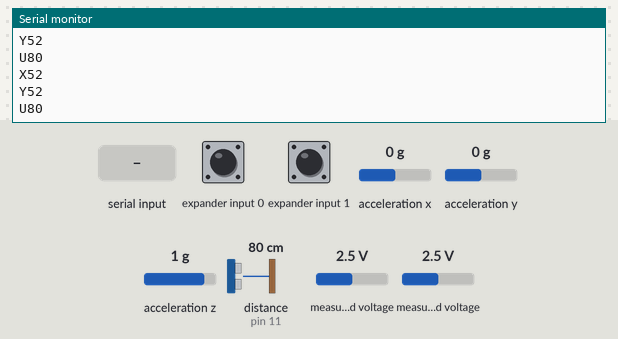
Recording of a sketch running on a simulated Arduino Uno, built with avr-gcc and run on an emulated ATmega328P. On the bench: the last lines printed to the serial monitor. Wiring (inferred from the names in the program): ultrasonic range finder: trigger pin 12; echo pin 11; Wii Nunchuk at I2C address 0x52. Inputs (shaded band) come from the test bench; at power-on: acceleration x 0 g, distance to the obstacle (sensor on pin 11) 80 cm, acceleration y 0 g, expander input 0 HIGH, expander input 1 HIGH, acceleration z 1 g, measured voltage 2.5 V. The echo pulse lasts 58.3 µs per cm.

Above: at 1.2 s.
1.3 s: acceleration x set to -1.4 g
At 1.32 s:
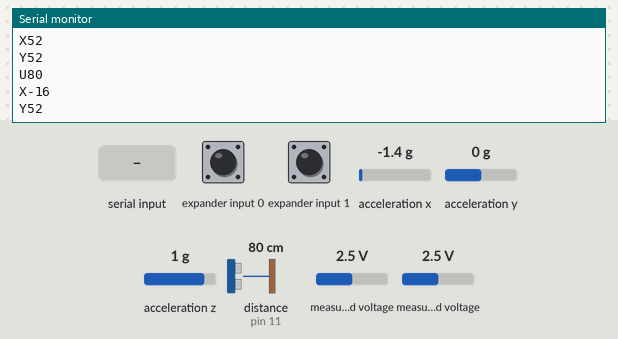
2.8 s: distance to the obstacle (sensor on pin 11) set to 2 cm
At 3.07 s:
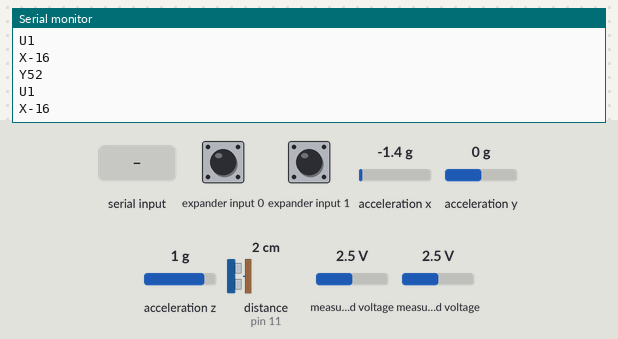
4.3 s: "30,150\n" received over Serial
5.8 s: acceleration y set to -1.4 g
At 5.82 s:
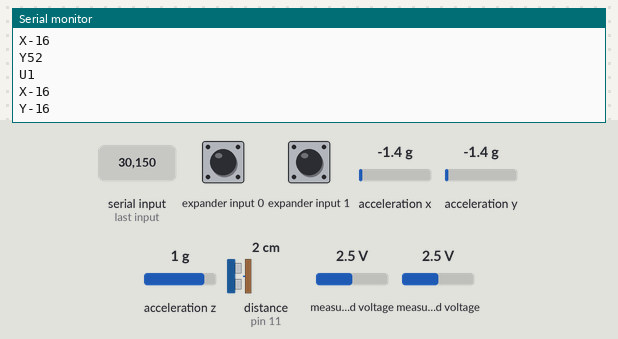
7.3 s: distance to the obstacle (sensor on pin 11) set to 4 cm
At 7.41 s:
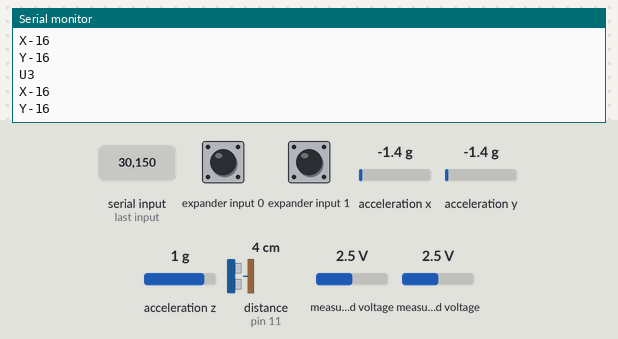
8.8 s: "d\n" received over Serial
Timing chart, 0 to 11.3 s (numbered marks = the images above; inputs shaded):
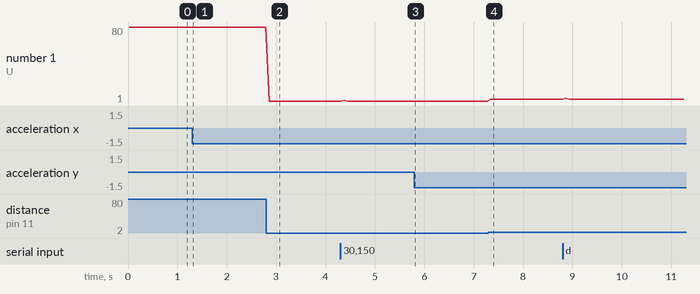

Measured:
- after the input at 1.3 s, the serial monitor: prints a new line at once (image 1)
- after the input at 2.8 s, the serial monitor: prints a new line after 0.07 s (image 2)
- after the input at 5.8 s, the serial monitor: prints a new line at once (image 3)
- after the input at 7.3 s, the serial monitor: prints a new line at once (image 4)
- plotted number 1: 80 → 1 after the input at 2.8 s, 1 → 3 after the input at 7.3 s

The sketch:

new_pro.ino
```cpp
#include <Wire.h>
#include <Servo.h>
#include <PID_v1.h>
#include "config.h"


int X,Y,Z;      // Sonsor value


void setup()
{
//    initESCs();
    init_communication();
    Wire.begin ();
    nunchuck_init ();
   SetupUltraSon();
//    init_PID();

}


void loop()
{
//   readStr();

updateSensorVal();
//updatePID();
//updateMotors();
delay (update_time);

}
```

Motors.ino
```cpp
float va, vb, vc, vd;                    //velocities
Servo a,b,c,d;

void updateMotors(){

  a.writeMicroseconds(va);
  c.writeMicroseconds(vc);
  b.writeMicroseconds(vb);
  d.writeMicroseconds(vd);

}

void Motor_test(){


  a.write(ESC_MIN);
  b.write(0);
  c.write(0);
  d.write(0);

  delay(ESC_test_DELAY);
  a.write(0);
  b.write(ESC_MIN);
  c.write(0);
  d.write(0);

  delay(ESC_test_DELAY);
  a.write(0);
  b.write(0);
  c.write(ESC_MIN);
  d.write(0);

  delay(ESC_test_DELAY);
  a.write(0);
  b.write(0);
  c.write(0);
  d.write(ESC_MIN);

  delay(ESC_test_DELAY);
  delay(ESC_test_DELAY);
  delay(ESC_test_DELAY);

}


void arm(){

  a.write(ESC_MIN);
  b.write(ESC_MIN);
  c.write(ESC_MIN);
  d.write(ESC_MIN);

  delay(ESC_ARM_DELAY);

}


void disarm(){

  a.write(0);
  b.write(0);
  c.write(0);
  d.write(0);

  delay(ESC_ARM_DELAY);

}

void initESCs(){

  a.attach(ESC_A);
  b.attach(ESC_B);
  c.attach(ESC_C);
  d.attach(ESC_D);

  delay(100);

 disarm();

}
```

PID.ino
```cpp
int Vitesse;    // global velocity


double XSetpoint,YSetpoint, XInput,YInput, XOutput,YOutput;


// correction selon axe X
PID XPID(&XInput, &XOutput, &XSetpoint,0.35,0.005,0.005, DIRECT);
// correction selon axe Y
PID YPID(&YInput, &YOutput, &YSetpoint,0.35,0.005,0.005, DIRECT);

void Yaw(int value){
   if((value>30)&&(value<60))
      XSetpoint=value;
   else if((value<-30)&&(value>-60))
      XSetpoint=value;
  }

void Roll(int value){

  }

void Pitch(int value){
   if((value>30)&&(value<60))
      YSetpoint=value;
   else if((value<-30)&&(value>-60))
      YSetpoint=value;
  }

void Throttle(int value){
   if((value<120)&&(value>0))
   Vitesse=map(value,0,120,0,2000);
  }

void init_PID(){

    YSetpoint = 0;
     XSetpoint = 0;
     YPID.SetMode(AUTOMATIC);

  }


void updatePID()
{
   if(X>0)
  {
    XInput=-X;
    XPID.Compute();
  va=Vitesse+XOutput;
   vb=Vitesse-XOutput;
  }
  else
  {
    XInput=X;
     XPID.Compute();
     va=Vitesse-XOutput;
      vb=Vitesse+XOutput;
  }

  if(Y>0)
  {
    YInput=-Y;
    YPID.Compute();
  vc=Vitesse+YOutput;
   vd=Vitesse-YOutput;
  }
  else
  {
    YInput=Y;
     YPID.Compute();
     vc=Vitesse-YOutput;
      vd=Vitesse+YOutput;
  }

 // vc=map(Y,-90,90,Vitesse-50,Vitesse+50);
    //vc=((ESC_MAX-ESC_MIN)/180)*Y+Vitesse;
    // vd=map(Y,-90,90,Vitesse+4,Vitesse-4);
 // vd=((ESC_MIN-ESC_MAX)/180)*Y+Vitesse;


  }
```

Sensor.ino
```cpp
byte buffer[6]; // Buffer contenant les 6 précieux octets qui nous intéresse
byte cnt = 0; // index courant de buffer


void parse()
{

  int accel_x_axis = buffer[2] * 4; // accéléromètre axe x
  int accel_y_axis = buffer[3] * 4; // accéléromètre axe y
  int accel_z_axis = buffer[4] * 4; // accéléromètre axe z

    if ((buffer[5] >> 2) & 1)
    accel_x_axis += 2;

  if ((buffer[5] >> 3) & 1)
    accel_x_axis += 1;

  if ((buffer[5] >> 4) & 1)
    accel_y_axis += 2;

  if ((buffer[5] >> 5) & 1)
    accel_y_axis += 1;


 X=map(accel_x_axis,Xmin,Xmax,-90,90);
 int Xs=map(X,-90,90,0,100);

 Y=map(accel_y_axis,Ymin,Ymax,-90,90);
 int Ys=map(Y,-90,90,0,100);


    if(Xs<100)
    {
      Serial.print("X");
    Serial.println(Xs);
    }
    delay (10);
     if(Ys<100)
    {
      Serial.print("Y");
    Serial.println(Ys);
    }

   delay (10);
        sendu();
 }


void updateSensorVal()
{
   Wire.requestFrom (0x52, 6);

        while (Wire.available ()) {
            buffer[cnt] = nunchuk_decode_byte (Wire.read ());

            cnt++;
        }


  if (cnt >= 5)
    parse();
   cnt = 0;
  handshake();
  }


char nunchuk_decode_byte (char x)
{
    x = (x ^ 0x17) + 0x17;
    return x;
}


void handshake() // Handshack, merci captain obvious !
{
  Wire.beginTransmission (0x52);
  Wire.write (0x00);
  Wire.endTransmission ();
}

void nunchuck_init()
{
    Wire.beginTransmission (0x52);
    Wire.write (0x40);
    Wire.write (0x00);
    Wire.endTransmission ();
}

 void send_zero()
{
    Wire.beginTransmission (0x52);
    Wire.write (0x00);
    Wire.endTransmission ();
}
```

UltraSon.ino
```cpp
int trig = 12;
int echo = 11;
long lecture_echo;
long cm;

void updateUltraSon()
{
   digitalWrite(trig, HIGH);

  delayMicroseconds(10);
  digitalWrite(trig, LOW);
  lecture_echo = pulseIn(echo, HIGH);
  cm = lecture_echo / 58;

}

void sendu()
{
    updateUltraSon();
     Serial.print("U");
            Serial.println(cm);

  }

void SetupUltraSon()
{
    pinMode(echo, INPUT);
    pinMode(trig, OUTPUT);
}
```

bluetooth.ino
```cpp
String inputString = "";         // a string to hold incoming data
boolean stringComplete = false;  // whether the string is complete
String valueString = "";

void init_communication()
{
     Serial.begin (9600);
     inputString.reserve(4);
     valueString.reserve(3);
  }

void readStr(){


  if (stringComplete) {

         Serial.println(valueString[3]);

         if(inputString[0]=='T'){
               inputString[0]='0';
               int value = inputString.toInt();
               Throttle(value);
               Serial.println(value);
                                }

        else if(inputString[0]=='Y'){
               inputString[0]='0';
               int value = inputString.toInt();
               Yaw(value);
                                     }

        else if(inputString[0]=='P'){
                 inputString[0]='0';
                int value =inputString.toInt();
                 Pitch(value);
                                    }

        else if(inputString[0]=='R'){
                inputString[0]='0';
                int value =inputString.toInt();
               Roll(value);
                                     }

        else if(inputString[0]=='a')
                    {
                    arm();
                     Serial.println("a");
                    }
        else if(inputString[0]=='d')
                   {
                    disarm();
                     Serial.println("d");
                    }

         else if(inputString[0]=='t')
                   {
                    Motor_test();
                     Serial.println("Motor test");
                    }


            inputString = "";
            stringComplete = false;
          }
}

void serialEvent(){
    while (Serial.available()) {
    // get the new byte:
    char inChar = (char)Serial.read();
    // add it to the inputString:
    inputString += inChar;
    // if the incoming character is a newline, set a flag
    // so the main loop can do something about it:
    if (inChar == '\n') {
      stringComplete = true;
    }
}
}
```

config.h
```cpp
/* ESC pin configuration
 *
 */
#define ESC_A 6
#define ESC_B 3
#define ESC_C 5
#define ESC_D 9


/* ESC configuration
 *
 */

#define ESC_MIN 70
#define ESC_MAX 90
#define ESC_TAKEOFF_OFFSET 50
#define ESC_ARM_DELAY 500

#define ESC_test_DELAY 2000

#define update_time 50


#define Xmin 300
#define Xmax 700
#define X0 500

#define Ymin 300
#define Ymax 700
#define Y0 500

#define Zmin 241
#define Zmax 520
```
